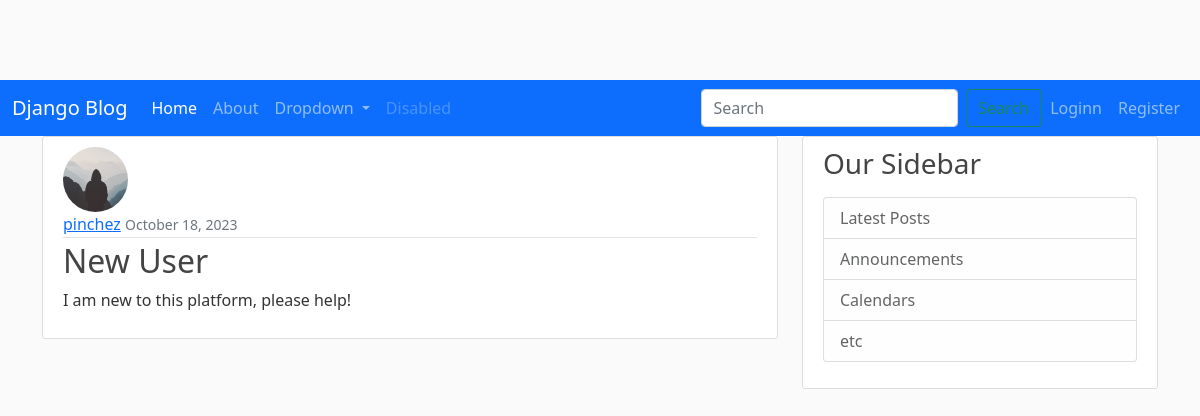
/post/21/, run on the app's committed database.
### myblog/models.py (models this page shows, shortened)
class Post(models.Model):
    title = models.CharField(max_length=100)
    content = models.TextField()
    date_posted = models.DateTimeField(default=timezone.now)
    author = models.ForeignKey(User, on_delete=models.CASCADE)

### users/models.py (models this page shows, shortened)
class Profile(models.Model):
    user = models.OneToOneField(User, on_delete=models.CASCADE)
    image = models.ImageField(default='default.jpg', upload_to='profile_pics')

### myblog/views.py (the view)
# urls.py: path('post/<int:pk>/', PostDetailView.as_view(), name='post-detail'),
class PostDetailView(DetailView):
    model = Post

### myblog/templates/myblog/post_detail.html (shortened to what this page needs)
{% extends "myblog/base.html" %}
{% block content %}
        <article class="media content-section">
          <img class='rounded-circle article-img' src='{{ object.author.profile.image.url }}'>
          <div class="media-body">
            <div class="article-metadata">
              <a class="mr-2" href="{% url 'user-posts' object.author.username %}">{{ object.author }}</a>
              <small class="text-muted">{{ object.date_posted|date:"F d, Y" }}</small>
            </div>
            <h2 class="article-title">{{ object.title }}</h2>
            <p class="article-content">{{ object.content }}</p>
          </div>
        </article>
{% endblock content %}

### myblog/static/myblog/main.css (style rules this page uses)
body { background: #fafafa; color: #333333; margin-top: 5rem; }
h1, h2, h3, h4, h5, h6 { color: #444444; }
.content-section { background: #ffffff; padding: 10px 20px; border: 1px solid #dddddd; border-radius: 3px; margin-bottom: 20px; }
.article-title { color: #444444; text-decoration: none; }
.article-content { white-space: pre-line; }
.article-img { height: 65px; width: 65px; margin-right: 16px; }
.article-metadata { padding-bottom: 1px; margin-bottom: 4px; border-bottom: 1px solid #e3e3e3 }

### data on the page
Post: author.profile.image (placeholder picture), author "pinchez", date_posted "October 18, 2023", title "New User", content "I am new to this platform, please help!"
